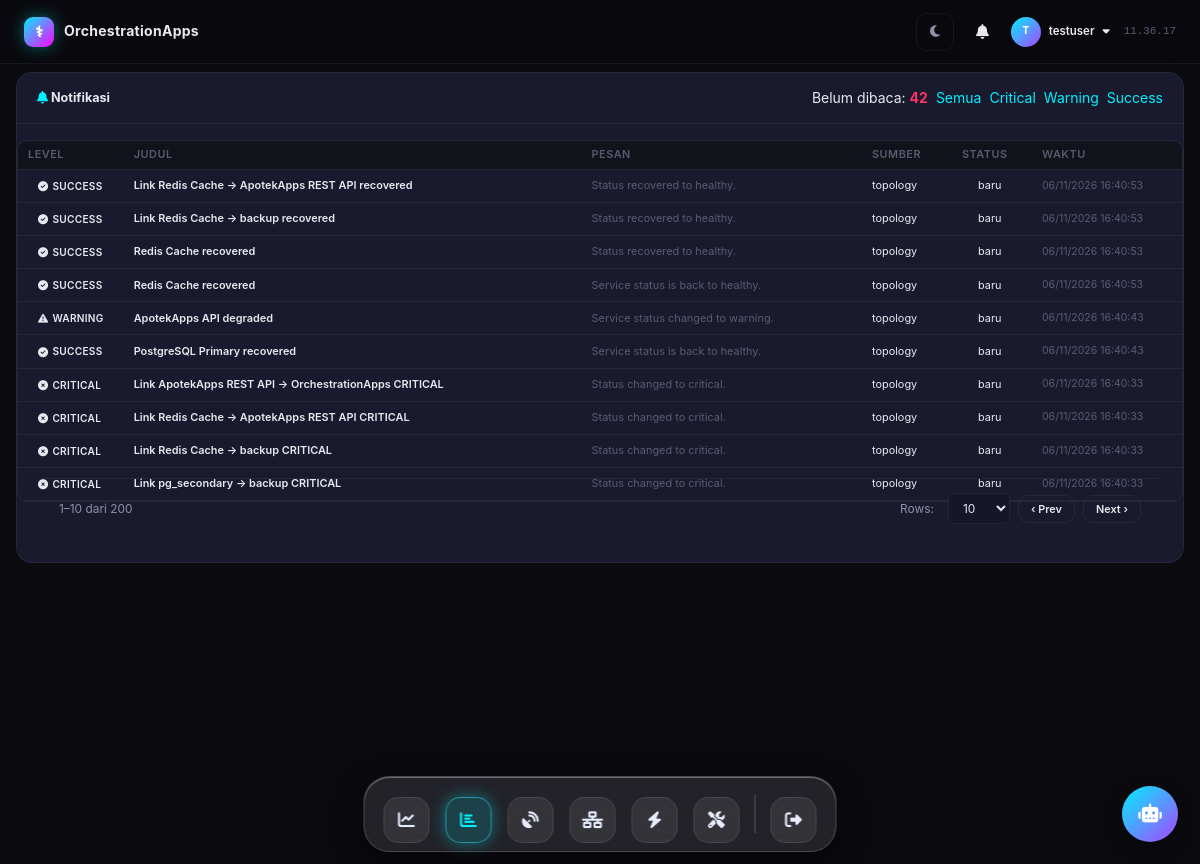
The app's page /alerts/ (signed in) with its own data.
### apps/monitor/models.py (models this page shows, shortened)
class Alert(models.Model):
    LEVEL_INFO = "info"
    LEVEL_WARNING = "warning"
    LEVEL_CRITICAL = "critical"
    LEVEL_SUCCESS = "success"
    LEVEL_CHOICES = [
        (LEVEL_INFO, "Info"),
        (LEVEL_WARNING, "Warning"),
        (LEVEL_CRITICAL, "Critical"),
        (LEVEL_SUCCESS, "Success"),
    ]
    level = models.CharField(max_length=10, choices=LEVEL_CHOICES, default=LEVEL_INFO)
    title = models.CharField(max_length=200)
    message = models.TextField(blank=True, default="")
    source = models.CharField(max_length=60, default="topology",
                              help_text="Asal alert, mis. topology / monitor")
    is_read = models.BooleanField(default=False)
    created_at = models.DateTimeField(default=timezone.now)
    class Meta:
        ordering = ["-created_at"]
        indexes = [models.Index(fields=["is_read", "created_at"])]
    @property
    def icon(self):
        return {
            self.LEVEL_INFO: "fa-circle-info",
            self.LEVEL_WARNING: "fa-triangle-exclamation",
            self.LEVEL_CRITICAL: "fa-circle-xmark",
            self.LEVEL_SUCCESS: "fa-circle-check",
        }.get(self.level, "fa-bell")

### apps/monitor/views.py (the view)
# urls.py: path("alerts/", views.alerts_view, name="alerts_page"),
@login_required
def alerts_view(request):
    level = request.GET.get("level", "")
    qs = Alert.objects.all()
    if level in {Alert.LEVEL_INFO, Alert.LEVEL_WARNING, Alert.LEVEL_CRITICAL, Alert.LEVEL_SUCCESS}:
        qs = qs.filter(level=level)
    alerts = qs[:200]
    context = {
        "active_menu": "alerts",
        "alerts": alerts,
        "level_filter": level,
        "unread": Alert.objects.filter(is_read=False).count(),
    }
    return render(request, "monitor/alerts.html", context)

### templates/monitor/alerts.html (shortened to what this page needs)
{% extends "base.html" %}
{% block content %}
<div class="card" style="margin-bottom:16px">
  <div class="card__header">
    <h2 class="card__title"><i class="fa-solid fa-bell" style="color:var(--neon-cyan)"></i> Notifikasi</h2>
    <div class="card__actions">
      <span class="stat">Belum dibaca: <b style="color:var(--neon-red)">{{ unread }}</b></span>
      <a href="{% url 'alerts_page' %}" class="filter-btn {% if not level_filter %}active{% endif %}">Semua</a>
      <a href="{% url 'alerts_page' %}?level=critical" class="filter-btn {% if level_filter == 'critical' %}active{% endif %}">Critical</a>
      <a href="{% url 'alerts_page' %}?level=warning" class="filter-btn {% if level_filter == 'warning' %}active{% endif %}">Warning</a>
      <a href="{% url 'alerts_page' %}?level=success" class="filter-btn {% if level_filter == 'success' %}active{% endif %}">Success</a>
    </div>
  </div>
  <div class="card__body" style="padding:0">
    <div class="table-wrapper">
      <table class="table table--compact">
        <thead><tr>
          <th style="width:90px">Level</th>
          <th>Judul</th>
          <th>Pesan</th>
          <th style="width:90px">Sumber</th>
          <th style="width:80px">Status</th>
          <th style="width:150px">Waktu</th>
        </tr></thead>
        <tbody>
          {% for a in alerts %}
          <tr class="alert-row {% if not a.is_read %}row-unread{% endif %}">
            <td>
              <span class="badge badge--{{ a.level }}">
                <i class="fa-solid {{ a.icon }}"></i> {{ a.level }}
              </span>
            </td>
            <td class="text-sm" style="font-weight:600">{{ a.title }}</td>
            <td class="text-sm text-muted">{{ a.message|default:"—" }}</td>
            <td class="text-sm">{{ a.source }}</td>
            <td>
              {% if a.is_read %}<span class="status-dot status-dot--success"></span> dibaca
              {% else %}<span class="status-dot status-dot--warning"></span> baru{% endif %}
            </td>
            <td class="text-muted" style="font-size:.75rem;white-space:nowrap">{{ a.created_at|date:"d/m/Y H:i:s" }}</td>
          </tr>
          {% empty %}
          <tr><td colspan="6" class="text-center text-muted" style="padding:2rem">Belum ada notifikasi.</td></tr>
          {% endfor %}
        </tbody>
      </table>
    </div>
  </div>
  <div class="pagination-bar" id="alertPager">
    <span class="page-info" id="alertInfo"></span>
    <div class="page-actions">
      <span class="page-size-label">Rows:</span>
      <select id="alertPageSize" class="select-sm">
        <option value="10" selected>10</option>
      </select>
      <button class="btn btn-outline btn-sm" id="alertPrev">‹ Prev</button>
      <button class="btn btn-outline btn-sm" id="alertNext">Next ›</button>
    </div>
  </div>
</div>
{% endblock %}

### templates/partials/navbar.html (shortened to what this page needs)
<header class="navbar">
  <div class="navbar__brand">
    <span class="navbar__logo">⚕</span>
    <span class="navbar__title">OrchestrationApps</span>
  </div>
  <div class="navbar__right">
    <button class="navbar__theme" id="themeToggle" title="Ubah tema" aria-label="Ubah tema">
      <i class="fa-solid fa-moon"></i>
    </button>
    <div class="navbar__notify" id="notifyBell">
      <button class="navbar__bell" id="bellBtn" title="Notifikasi" aria-label="Notifikasi">
        <i class="fa-solid fa-bell"></i>
      </button>
    </div>
    <div class="navbar__user" id="userMenuWrap">
      <div class="navbar__avatar">{{ request.user.username|first|upper }}</div>
      <span>{{ request.user.username }}</span>
      <i class="fa-solid fa-caret-down"></i>
    </div>
    <span class="navbar__time" id="clock"></span>
  </div>
</header>

### static/css/theme.css (style rules this page uses)
:root { --bg-primary: #0a0a0f; --bg-secondary: #12121a; --bg-card: #1a1a2e; --bg-card-hover: #1f1f35; --bg-input: #16162a; --bg-sidebar: #0d0d18; --bg-topbar: rgba(10, 10, 15, 0.85); --text-primary: #e8e8f0; --text-secondary: #9090a8; --text-muted: #5a5a72; --neon-cyan: #00f0ff; --neon-cyan-dim: rgba(0, 240, 255, 0.15); --neon-cyan-glow: rgba(0, 240, 255, 0.4); --neon-magenta: #ff00ff; --neon-magenta-dim: rgba(255, 0, 255, 0.15); --neon-green: #00ff88; --neon-green-dim: rgba(0, 255, 136, 0.15); --neon-red: #ff3366; --neon-red-dim: rgba(255, 51, 102, 0.15); --neon-yellow: #ffcc00; --neon-yellow-dim: rgba(255, 204, 0, 0.15); --neon-orange: #ff8800; --neon-purple: #aa44ff; --border-color: rgba(255, 255, 255, 0.06); --border-active: rgba(0, 240, 255, 0.3); --shadow-sm: 0 2px 8px rgba(0, 0, 0, 0.3); --shadow-md: 0 4px 20px rgba(0, 0, 0, 0.4); --shadow-lg: 0 8px 40px rgba(0, 0, 0, 0.5); --shadow-neon: 0 0 15px rgba(0, 240, 255, 0.15); --radius-sm: 6px; --radius-md: 10px; --radius-lg: 16px; --radius-xl: 24px; --font-main: 'Inter', 'Segoe UI', sans-serif; --font-mono: 'JetBrains Mono', 'Fira Code', monospace; --transition: 0.2s ease; --transition-slow: 0.4s cubic-bezier(0.4, 0, 0.2, 1); --sidebar-width: 260px; --topbar-height: 64px; --color-text: #e8e8f0; --color-muted: #9090a8; --color-border: rgba(255, 255, 255, 0.06); --bg-canvas: #05060c; --node-fill: rgba(28, 32, 54, 0.92); --node-stroke: rgba(120, 150, 255, 0.45); --node-title: #f4f6ff; --node-tech: #9aa6d6; --tooltip-bg: #0c0c18; --tooltip-text: #ffffff; --feed-title: #f4f6ff; --feed-accent: #c8cdf0; --ns-val: #eef0ff; --ai-value: #e6e7f6; --ai-head: #cdbcff; --db-name: #c8cdf0; --db-sub: #c8cdf0; --icon-color: #9aa6d6; --grid-line: rgba(120, 160, 255, 0.07); --grid-major: rgba(120, 160, 255, 0.12); }
*, *::before, *::after { margin: 0; padding: 0; box-sizing: border-box; }
html { font-size: 14px; scroll-behavior: smooth; }
body { font-family: var(--font-main); background: var(--bg-primary); color: var(--text-primary); line-height: 1.6; overflow-x: hidden; min-height: 100vh; transition: background var(--transition), color var(--transition); }
a { color: var(--neon-cyan); text-decoration: none; transition: color var(--transition); }
.app-layout { display: block; min-height: 100vh; }
.card { background: var(--bg-card); border: 1px solid var(--border-color); border-radius: var(--radius-lg); padding: 24px; transition: all var(--transition); }
.btn { display: inline-flex; align-items: center; gap: 8px; padding: 10px 20px; border-radius: var(--radius-md); font-family: var(--font-main); font-size: 0.85rem; font-weight: 600; cursor: pointer; border: 1px solid transparent; transition: all var(--transition); text-decoration: none; white-space: nowrap; }
.btn-outline { background: transparent; border: 1px solid var(--border-color); color: var(--text-primary); }
.btn-sm { padding: 6px 12px; font-size: 0.78rem; }
.table-wrapper { overflow-x: auto; border-radius: var(--radius-md); border: 1px solid var(--border-color); }
.table { width: 100%; border-collapse: collapse; font-size: 0.85rem; }
.table thead th { padding: 12px 16px; text-align: left; font-weight: 600; font-size: 0.75rem; text-transform: uppercase; letter-spacing: 0.5px; color: var(--text-muted); background: var(--bg-secondary); border-bottom: 1px solid var(--border-color); white-space: nowrap; }
.table tbody tr { transition: background var(--transition); border-bottom: 1px solid var(--border-color); }
.table tbody td { padding: 12px 16px; vertical-align: middle; }
.badge { display: inline-flex; align-items: center; gap: 4px; padding: 3px 10px; border-radius: 20px; font-size: 0.72rem; font-weight: 600; text-transform: uppercase; letter-spacing: 0.3px; }
.text-muted { color: var(--text-muted); }
.text-sm { font-size: 0.78rem; }
.pagination-bar { display: flex; align-items: center; justify-content: space-between; padding: 14px 18px; border-top: 1px solid var(--border-color); }
.pagination-bar .page-info { font-size: 0.85rem; color: var(--text-secondary); }
.pagination-bar .page-actions { display: flex; gap: 8px; align-items: center; }
.pagination-bar select { background: var(--bg-input); color: var(--text-primary); border: 1px solid var(--border-color); border-radius: var(--radius-sm); padding: 6px 10px; font-size: 0.85rem; }
.pagination-bar .page-size-label { font-size: 0.85rem; color: var(--text-secondary); margin-right: 6px; }

### records on screen
Alert: level "SUCCESS", title "Link Redis Cache → ApotekApps REST API recovered", message "Status recovered to healthy.", source "topology", is_read "baru", created_at "06/11/2026 16:40:53"
Alert: level "SUCCESS", title "Link Redis Cache → backup recovered", message "Status recovered to healthy.", source "topology", is_read "baru", created_at "06/11/2026 16:40:53"
Alert: level "SUCCESS", title "Redis Cache recovered", message "Status recovered to healthy.", source "topology", is_read "baru", created_at "06/11/2026 16:40:53"
Alert: level "SUCCESS", title "Redis Cache recovered", message "Service status is back to healthy.", source "topology", is_read "baru", created_at "06/11/2026 16:40:53"
Alert: level "WARNING", title "ApotekApps API degraded", message "Service status changed to warning.", source "topology", is_read "baru", created_at "06/11/2026 16:40:43"
Alert: level "SUCCESS", title "PostgreSQL Primary recovered", message "Service status is back to healthy.", source "topology", is_read "baru", created_at "06/11/2026 16:40:43"
Alert: level "CRITICAL", title "Link ApotekApps REST API → OrchestrationApps CRITICAL", message "Status changed to critical.", source "topology", is_read "baru", created_at "06/11/2026 16:40:33"
Alert: level "CRITICAL", title "Link Redis Cache → ApotekApps REST API CRITICAL", message "Status changed to critical.", source "topology", is_read "baru", created_at "06/11/2026 16:40:33"
Alert: level "CRITICAL", title "Link Redis Cache → backup CRITICAL", message "Status changed to critical.", source "topology", is_read "baru", created_at "06/11/2026 16:40:33"
Alert: level "CRITICAL", title "Link pg_secondary → backup CRITICAL", message "Status changed to critical.", source "topology", is_read "baru", created_at "06/11/2026 16:40:33"

### other values on screen
{{ request.user.username|first|upper }} "T"
{{ request.user.username }} "testuser"
{{ unread }} "42"
